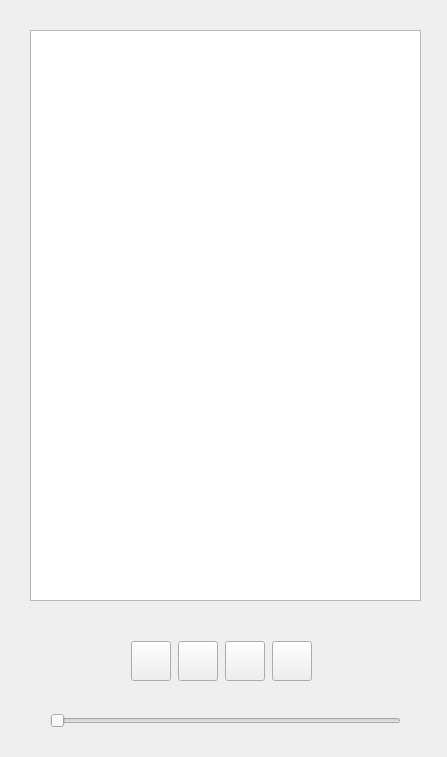
<?xml version="1.0" encoding="UTF-8"?>
<ui version="4.0">
 <class>StreamPlay</class>
 <widget class="QWidget" name="StreamPlay">
  <property name="geometry">
   <rect>
    <x>0</x>
    <y>0</y>
    <width>447</width>
    <height>757</height>
   </rect>
  </property>
  <property name="windowTitle">
   <string>Form</string>
  </property>
  <widget class="QListWidget" name="listWidget">
   <property name="geometry">
    <rect>
     <x>30</x>
     <y>30</y>
     <width>391</width>
     <height>571</height>
    </rect>
   </property>
  </widget>
  <widget class="QSlider" name="horizontalSlider">
   <property name="geometry">
    <rect>
     <x>50</x>
     <y>710</y>
     <width>351</width>
     <height>22</height>
    </rect>
   </property>
   <property name="orientation">
    <enum>Qt::Horizontal</enum>
   </property>
  </widget>
  <widget class="QWidget" name="">
   <property name="geometry">
    <rect>
     <x>130</x>
     <y>640</y>
     <width>183</width>
     <height>42</height>
    </rect>
   </property>
   <layout class="QHBoxLayout" name="horizontalLayout">
    <item>
     <widget class="QPushButton" name="mode">
      <property name="minimumSize">
       <size>
        <width>40</width>
        <height>40</height>
       </size>
      </property>
      <property name="maximumSize">
       <size>
        <width>40</width>
        <height>40</height>
       </size>
      </property>
      <property name="text">
       <string/>
      </property>
     </widget>
    </item>
    <item>
     <widget class="QPushButton" name="last">
      <property name="minimumSize">
       <size>
        <width>40</width>
        <height>40</height>
       </size>
      </property>
      <property name="maximumSize">
       <size>
        <width>40</width>
        <height>40</height>
       </size>
      </property>
      <property name="text">
       <string/>
      </property>
     </widget>
    </item>
    <item>
     <widget class="QPushButton" name="play">
      <property name="minimumSize">
       <size>
        <width>40</width>
        <height>40</height>
       </size>
      </property>
      <property name="maximumSize">
       <size>
        <width>40</width>
        <height>40</height>
       </size>
      </property>
      <property name="text">
       <string/>
      </property>
     </widget>
    </item>
    <item>
     <widget class="QPushButton" name="next">
      <property name="minimumSize">
       <size>
        <width>40</width>
        <height>40</height>
       </size>
      </property>
      <property name="maximumSize">
       <size>
        <width>40</width>
        <height>40</height>
       </size>
      </property>
      <property name="text">
       <string/>
      </property>
     </widget>
    </item>
   </layout>
  </widget>
 </widget>
 <resources/>
 <connections/>
</ui>
